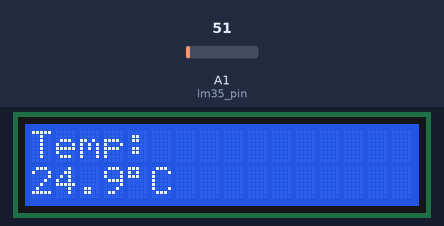
A sketch run on a simulated Arduino Uno, built with avr-gcc and run on an emulated ATmega328P. On the bench: 16×2 character LCD. Inputs (shaded band) come from the test bench; at power-on: A1 (lm35_pin) = 51. What the sketch prints to the serial monitor is not drawn.

Above: at 1.2 s.
1.3 s: A1 (lm35_pin) set to 61
At 2.7 s:
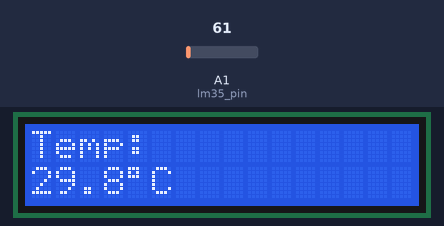
3.0 s: A1 (lm35_pin) set to 71
At 4.2 s:
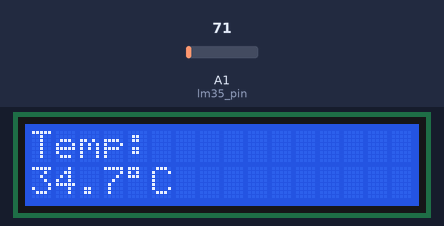
4.5 s: A1 (lm35_pin) set to 86
At 6.0 s:
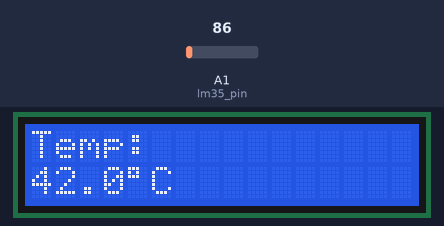
Timing chart, 0 to 7.5 s (numbered marks = the images above; inputs shaded):
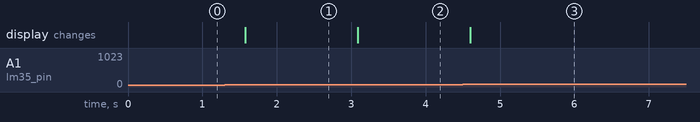

Measured:
- after the input at 1.3 s, the display: changes after 0.28 s (image 1)
- after the input at 3.0 s, the display: changes after 0.09 s (image 2)
- after the input at 4.5 s, the display: changes after 0.10 s (image 3)

The sketch:

termometr_na_wyswietlaczu.ino
```cpp
#include <LiquidCrystal.h>

// Initialize the library by associating any needed LCD interface pin
// with the Arduino pin number it is connected to
const int rs = 12, en = 11, d4 = 5, d5 = 4, d6 = 3, d7 = 2;
LiquidCrystal lcd(rs, en, d4, d5, d6, d7);
const int lm35_pin = A1; // LM35 O/P pin

void setup() {
  // Uncomment the next line to see temperature in the Serial Monitor
  Serial.begin(9600);

  // Set up the LCD's number of columns and rows:
  lcd.begin(16, 2);

  // Print an initial message to the LCD
  lcd.print("Temp: ");
}

void loop() {
  float temp_adc_val = analogRead(lm35_pin); // Read Temperature
  float temp_val = temp_adc_val * (5.0 / 1023.0) * 100.0; // Convert to °C

  // Clear the previous temperature reading
  lcd.setCursor(0, 1); // Move cursor to second row
  lcd.print("                "); // Clear row with spaces

  // Format and display the temperature value
  lcd.setCursor(0, 1); // Reset cursor to start of row
  lcd.print(temp_val, 1); // Print temperature with 1 decimal place
  lcd.print((char)223); // Print the degree symbol
  lcd.print("C");

  // Optional: send temperature to Serial Monitor
  Serial.println(temp_val);

  delay(500); // Wait for 0.5 second before updating
}
```
